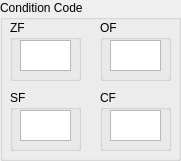
     <widget class="QGroupBox" name="groupBox_2">
      <property name="geometry">
       <rect>
        <x>280</x>
        <y>330</y>
        <width>181</width>
        <height>161</height>
       </rect>
      </property>
      <property name="title">
       <string>Condition Code</string>
      </property>
      <widget class="QGroupBox" name="ZFBOX">
       <property name="geometry">
        <rect>
         <x>10</x>
         <y>20</y>
         <width>71</width>
         <height>61</height>
        </rect>
       </property>
       <property name="title">
        <string>ZF</string>
       </property>
       <widget class="QTextBrowser" name="ZF">
        <property name="geometry">
         <rect>
          <x>10</x>
          <y>20</y>
          <width>51</width>
          <height>31</height>
         </rect>
        </property>
       </widget>
      </widget>
      <widget class="QGroupBox" name="OFBOX">
       <property name="geometry">
        <rect>
         <x>100</x>
         <y>20</y>
         <width>71</width>
         <height>61</height>
        </rect>
       </property>
       <property name="title">
        <string>OF</string>
       </property>
       <widget class="QTextBrowser" name="OF">
        <property name="geometry">
         <rect>
          <x>10</x>
          <y>20</y>
          <width>51</width>
          <height>31</height>
         </rect>
        </property>
       </widget>
      </widget>
      <widget class="QGroupBox" name="SFBOX">
       <property name="geometry">
        <rect>
         <x>10</x>
         <y>90</y>
         <width>71</width>
         <height>61</height>
        </rect>
       </property>
       <property name="title">
        <string>SF</string>
       </property>
       <widget class="QTextBrowser" name="SF">
        <property name="geometry">
         <rect>
          <x>10</x>
          <y>20</y>
          <width>51</width>
          <height>31</height>
         </rect>
        </property>
       </widget>
      </widget>
      <widget class="QGroupBox" name="CFBOX">
       <property name="geometry">
        <rect>
         <x>100</x>
         <y>90</y>
         <width>71</width>
         <height>61</height>
        </rect>
       </property>
       <property name="title">
        <string>CF</string>
       </property>
       <widget class="QTextBrowser" name="CF">
        <property name="geometry">
         <rect>
          <x>10</x>
          <y>20</y>
          <width>51</width>
          <height>31</height>
         </rect>
        </property>
       </widget>
      </widget>
     </widget>
